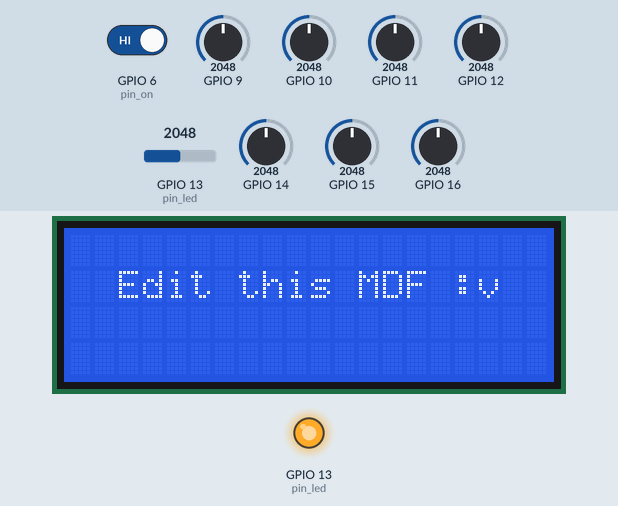
This sketch was run on a simulated ESP32-S3. Shown: 20×4 character LCD, output pins drawn as LEDs (lit = HIGH). The test bench sets the inputs (shaded band); at power-on: GPIO 6 (pin_on) HIGH, GPIO 12 = 2048, GPIO 11 = 2048, GPIO 10 = 2048, GPIO 9 = 2048, GPIO 13 (pin_led) = 2048, GPIO 14 = 2048, GPIO 15 = 2048, GPIO 16 = 2048. What the sketch prints to the serial monitor is not drawn.

Above: at 6.3 s.
6.4 s: GPIO 6 (pin_on) driven LOW
At 6.58 s:
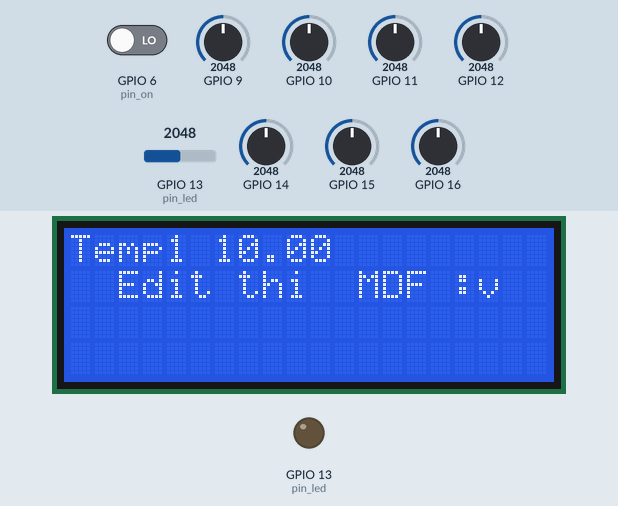
8.4 s: GPIO 12 set to 1981
At 9.25 s:
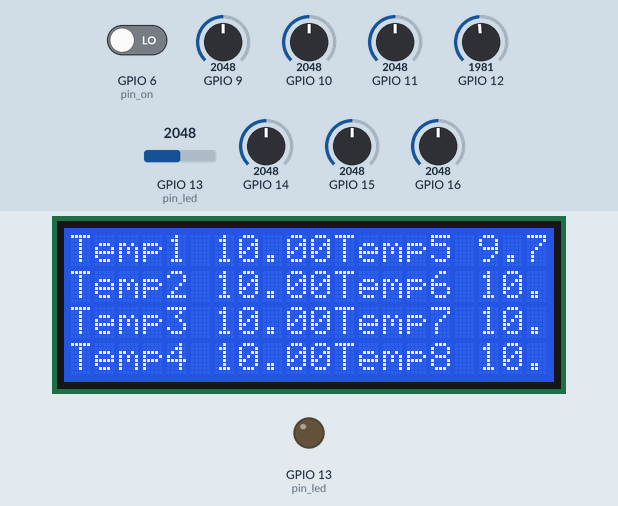
11.4 s: GPIO 11 set to 1970
At 12.29 s:
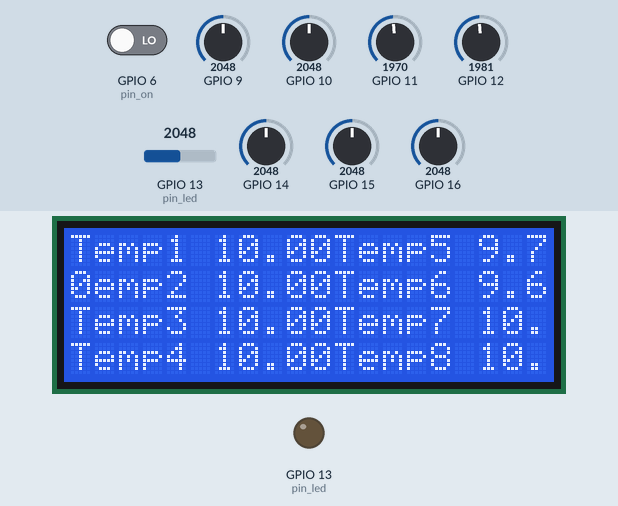
14.4 s: GPIO 10 set to 1228
At 15.22 s:
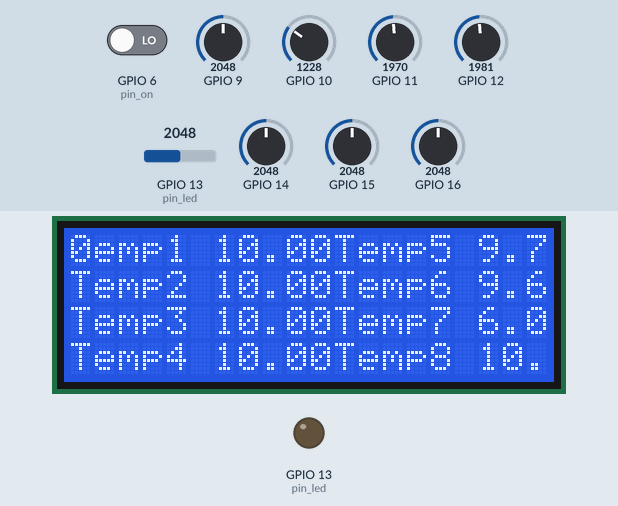
17.4 s: GPIO 12 set to 2866
At 18.02 s:
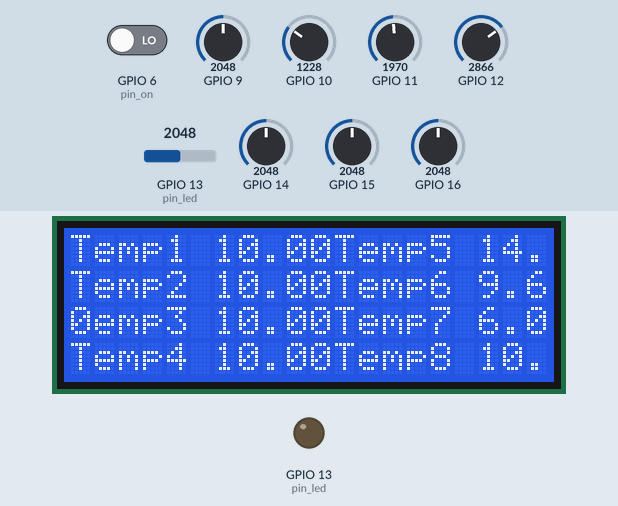
19.1 s: GPIO 10 set to 3972
At 19.43 s:
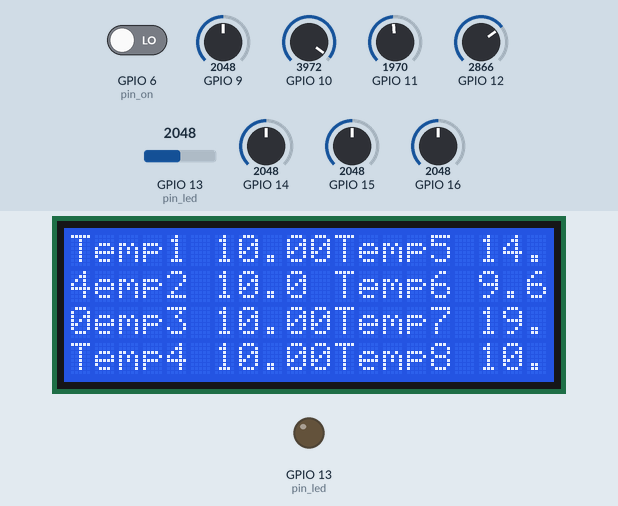
Timing chart, 0 to 22.1 s (numbered marks = the images above; inputs shaded):
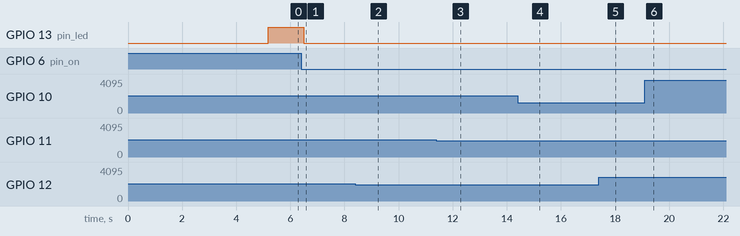

Measured:
- the behaviour switches between 2038 and 2037 on GPIO 12 (found by bisection; images 1 and 2)
- the behaviour switches between 2038 and 2037 on GPIO 11 (found by bisection; images 2 and 3)
- after the input at 6.4 s, GPIO 13 (pin_led): HIGH → LOW after 0.10 s; the display: changes after 0.10 s (image 1)
- after the input at 11.4 s, the display: first differs from a run without the input after 0.45 s (image 3 shows a later state)
- after the input at 14.4 s, the display: first differs from a run without the input after 0.31 s (image 4 shows a later state)
- after the input at 17.4 s, the display: changes after 0.11 s (image 5)
- after the input at 19.1 s, the display: first differs from a run without the input after 0.28 s (image 6)

The sketch:

Logo2xRAM_y_Texto_pantalla_LCD_20x4.ino
```cpp
#include  <LiquidCrystal.h> /*# work to LCD*/
#include <Ticker.h> /* work to serial all times sensors variables */

/* AQUI SE CONFIGURAN LOS PINES PARA LA COMUNICACION CON LA PANTALLA */
LiquidCrystal lcd(12, 11, 5, 4, 3, 2);
/* 0b000 = B Bytes para el logo del sistema ------------------------------------------------------------------- */
byte One[8]={B11111,B10000,B10000,B10111,B10100,B10100,B10100,B10100,};
byte Two[8]={B11111,B00000,B00000,B00000,B00000,B00011,B00110,B00100,};
byte Three[8]={B11111,B00000,B00000,B00000,B00000,B00011,B00110,B00100,};
byte Four[8]={B11111,B00001,B00001,B11101,B00101,B00101,B00101,B00101,};
byte Five[8]={B10100,B10100,B10100,B10100,B10111,B10000,B10000,B11111,};
byte Six[8]={B00100,B01100,B11000,B00000,B00000,B00000,B00000,B11111,};
byte Seven[8]={B00100,B01100,B11000,B00000,B00000,B00000,B00000,B11111,};
byte Eight[8]={B00101,B00101,B00101,B00101,B11101,B00001,B00001,B11111,};
/* --------------------------------------------------------------------------------------------------------- */

const int pin_on = 6 ;
const int pin_led = 13 ;

int estado_on = HIGH;

// Funcion de lectura , impresion y transmision de Temperatura ------------------------------------------------
void function_temp(){
  unsigned int val1 = analogRead(A15);
  float temp1 = (val1 * 5.0) / 1024.0;

  if ( estado_on == LOW){
    delay(50);
    if(estado_on == LOW){
          digitalWrite(pin_led,LOW);
          lcd.setCursor( 10,1);
          lcd.print(" ");
          lcd.home();
          lcd.print("Temp1 ");
          lcd.setCursor ( 6 , 0);
          lcd.print(temp1);
    }
  }

  if (estado_on == HIGH){
    delay(50);
    if(estado_on == HIGH){
      digitalWrite(pin_led,HIGH);
      lcd.clear();
      lcd.setCursor ( 2 , 1);
      lcd.print("Edit this MDF :v");
    }
  }
  Serial.println(temp1);
}
//-----------------------------------------------------
void function_temp2(){
  unsigned int val2 = analogRead(A14);
  float temp2 = (val2 * 5.0) / 1024.0;

  if ( estado_on == LOW){
    delay(50);
    if(estado_on == LOW) {
          digitalWrite(pin_led,LOW);
          lcd.setCursor ( 0 , 1);
          lcd.print("Temp2 ");
          lcd.setCursor ( 6 , 1);
          lcd.print(temp2);
    }
  }
   Serial.println(temp2);
}
//-----------------------------------------------------
void function_temp3 (){
  unsigned int val3 = analogRead(A13);
  float temp3 = (val3 * 5.0) / 1024.0;

  if ( estado_on == LOW){
    delay(50);
    if(estado_on == LOW){
        digitalWrite(pin_led,LOW);
        lcd.setCursor ( 0 , 2);
        lcd.print("Temp3 ");
        lcd.setCursor ( 6 , 2);
        lcd.print(temp3);
    }
  }
  Serial.println(temp3);
}
//-----------------------------------------------------
void function_temp4 (){
  unsigned int val4 = analogRead(A12);
  float temp4 = (val4 * 5.0) / 1024.0;

  if ( estado_on == LOW){
    delay(50);
    if(estado_on == LOW){
          digitalWrite(pin_led,LOW);
          lcd.setCursor ( 0 , 3);
          lcd.print("Temp4 ");
          lcd.setCursor ( 6 , 3);
          lcd.print(temp4);
    }
  }
  Serial.println(temp4);
}
//-----------------------------------------------------
void function_temp5 (){
   unsigned int val5 = analogRead(A11);
  float temp5 = (val5 * 5.0) / 1024.0;

  if ( estado_on == LOW){
    delay(50);
    if(estado_on == LOW){
          digitalWrite(pin_led,LOW);
          lcd.setCursor ( 11 , 0);
          lcd.print("Temp5 ");
          lcd.setCursor ( 17 , 0);
          lcd.print(temp5,1);
    }
  }
  Serial.println(temp5);
}
//-----------------------------------------------------
void function_temp6 (){
  unsigned int val6 = analogRead(A10);
  float temp6 = (val6 * 5.0) / 1024.0;

  if ( estado_on == LOW){
    delay(50);
    if(estado_on == LOW){
          digitalWrite(pin_led,LOW);
          lcd.setCursor ( 11 , 1);
          lcd.print("Temp6 ");
          lcd.setCursor ( 17 , 1);
          lcd.print(temp6,1);
    }
  }
  Serial.println(temp6);
}
//-----------------------------------------------------
void function_temp7 (){
  unsigned int val7 = analogRead(A9);
  float temp7 = (val7 * 5.0) / 1024.0;

  if ( estado_on == LOW){
    delay(50);
    if(estado_on == LOW){
          digitalWrite(pin_led,LOW);
          lcd.setCursor ( 11 , 2);
          lcd.print("Temp7 ");
          lcd.setCursor ( 17 , 2);
          lcd.print(temp7,1);
    }
  }
  Serial.println(temp7);
}
//-----------------------------------------------------
void function_temp8 (){
  unsigned int val8 = analogRead(A8);
  float temp8 = (val8 * 5.0) / 1024.0;

  if ( estado_on == LOW){
    delay(50);
    if(estado_on == LOW){
          digitalWrite(pin_led,LOW);
          lcd.setCursor ( 11 , 3);
          lcd.print("Temp8 ");
          lcd.setCursor ( 17 , 3);
          lcd.print(temp8,1);
    }
  }
  Serial.println(temp8);
}
//-----------------------------------------------------
Ticker ticTemp1 ( function_temp ,  25);
Ticker ticTemp2 ( function_temp2 , 50);
Ticker ticTemp3 ( function_temp3 , 75);
Ticker ticTemp4 ( function_temp4 , 100);
Ticker ticTemp5 ( function_temp5 , 125);
Ticker ticTemp6 ( function_temp6 , 150);
Ticker ticTemp7 ( function_temp7 , 175);
Ticker ticTemp8 ( function_temp8 , 200);
//----------------------------------------------------------------------------------------------------------------
void setup()
{
  pinMode(pin_on , INPUT);
  pinMode(pin_led , OUTPUT);
  ticTemp1.start();
  ticTemp2.start();
  ticTemp3.start();
  ticTemp4.start();
  ticTemp5.start();
  ticTemp6.start();
  ticTemp7.start();
  ticTemp8.start();

  Serial.begin(9600);/* velocidad del puerto serie de 9600 baudios */
  delay(50); /* este patra evitar errores por instantaneadad en los datos del puerto  serie */

  lcd.begin(20, 4); /* INDICAMOS QUE TENEMOS CONECTADA UNA PANTALLA DE 20X4 */
  lcd.home(); /* MOVER EL CURSOR A LA PRIMERA POSICION DE LA PANTALLA (0, 0) */

  lcd.createChar (1, One);
  lcd.createChar (2, Two);
  lcd.createChar (3, Three);
  lcd.createChar (4, Four);
  lcd.createChar (5, Five);
  lcd.createChar (6, Six);
  lcd.createChar (7, Seven);
  lcd.createChar (8, Eight);

  lcd.clear(); /*Inicializacion en blanco forzado, realmente limpia la pantalla */

  lcd.write(byte(1));
  lcd.write(byte(2));
  lcd.write(byte(3));
  lcd.write(byte(4));
  lcd.setCursor(0,1);
  lcd.write(byte(5));
  lcd.write(byte(6));
  lcd.write(byte(7));
  lcd.write(byte(8));

  lcd.setCursor ( 5, 1 );
  lcd.print("OnRuiso Art");
  lcd.setCursor ( 5, 2 );
  lcd.print("Unidad de");
  lcd.setCursor ( 3, 3 );
  lcd.print("Almacenamiento");

  int contador = 1;
  for (int i=0 ; i<5 ; i++){
    lcd.setCursor (19,4);
    lcd.print(contador);
    contador ++;
    delay(1000);
  }
  lcd.clear();
}

void loop()
{
  estado_on = digitalRead(pin_on);

  ticTemp1.update();
  ticTemp2.update();
  ticTemp3.update();
  ticTemp4.update();
  ticTemp5.update();
  ticTemp6.update();
  ticTemp7.update();
  ticTemp8.update();
}
```
